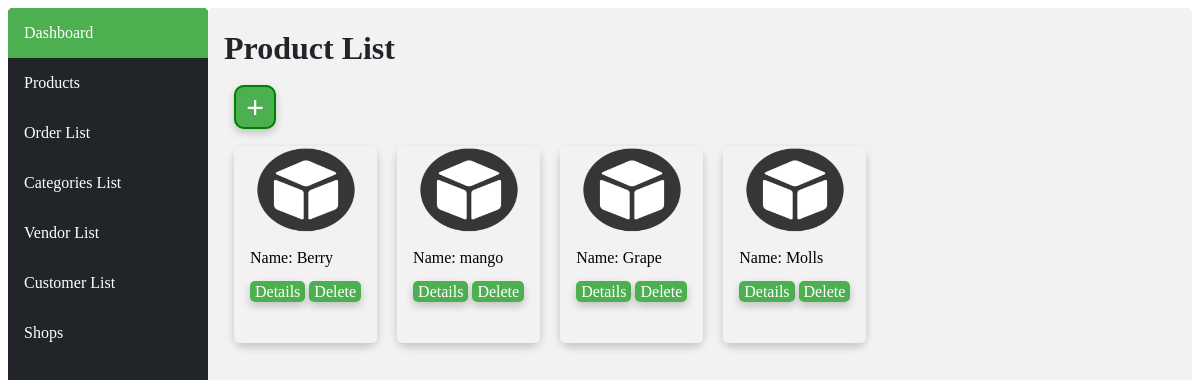
The app's page /product/ with its own data.
### ecommerceApp/models.py (models this page shows, shortened)
class Product(models.Model):
    name=models.CharField(max_length=50)
    description=models.CharField(max_length=1000)
    category=models.ForeignKey(Category,on_delete=models.CASCADE, related_name="category_name")
    shop=models.ManyToManyField(Shop, related_name="shop_name")

### ecommerceApp/views.py (the view)
# urls.py: path('product/',views.product,name="product"),
def product(request):
    products=Product.objects.all()
    return render(request,"html/product.html",{"products":products})

### ecommerceApp/templates/html/product.html
{%extends "html/layout.html"%}
{%block body%}
{% load static %}
<link rel="stylesheet" href="{% static 'css/products.css' %}" />
    <h1 style="color: #212529;">Product List</h1>
<a id="adda" class="button" href="{%url 'main:add-product'%}"> + </a>
<div>
        <div class="main">
                {%for product in products%}
                <div class="card">
                        <div class="container">
                                <img class="img" src="{% static 'product.jpg' %}" alt="My image" width="100" height="85">
                                <div class="name">
                                        <ul class="ul">Name: {{product.name}}
                                </div>
                                <div class="buttongrp">
                                                <a class="button-small"
                                                        href="{%url 'main:product-detail' product.id %}">Details</a>
                                                <a class="button-small"
                                                        href="{%url 'main:delete-product' product.id %}">Delete</a>
                                </div>
                        </div>
                </div>
                {%endfor%}
        </div>
</div>
{% endblock %}

### ecommerceApp/static/css/products.css (style rules this page uses)
.main { display: flex; }
.card { box-shadow: 0 4px 8px 0 rgba(0,0,0,0.2); transition: 0.3s; max-width: 25%; max-height: 25%; border-radius: 10px; margin-top: 20px; margin-bottom: 10px; margin-left: 10px; margin-right: 10px; display:flex; }
.container { padding: 2px 16px; }
.button { background-color: #4CAF50; text-decoration: none; border: none; color: #fff; height: 50px; border-radius: 13px; font-family: "Times New Roman", Times, serif; font-size: 12px; box-shadow: 0 4px 8px 0 rgba(0,0,0,0.2); }
.button-small { background-color: #4CAF50; text-decoration: none; border: none; color: #fff; height: 20px; border-radius: 5px; font-family: "Times New Roman", Times, serif; box-shadow: 0 4px 8px 0 rgba(0,0,0,0.2); padding:2px 5px 2px 5px; }
.buttongrp { width: 100%; height: 30%; margin-bottom: 40px; }
.ul { padding-left: 0; }
#adda { margin-left: 10px; border: 2px solid green; font-weight: 900; font-size: xx-large; border-radius: 10px; padding: 2px 10px 2px 10px; }
div { border-radius: 5px; background-color: #f2f2f2; }
.img { display: block; margin-left: auto; margin-right: auto; }

### records on screen
Product: name "Berry"
Product: name "mango"
Product: name "Grape"
Product: name "Molls"
